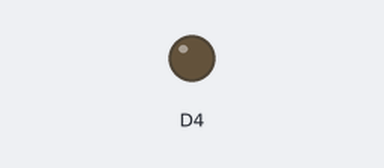
Recording of a sketch running on a simulated ESP8266 (Wemos D1 mini). Shown: output pins drawn as LEDs (lit = HIGH, except the on-board LED, lit = LOW). WiFi joins after 1.5 s; servers stay silent unless stated; what the sketch prints to the serial monitor is not drawn.

Above: at 1.9 s.
At 4.26 s:
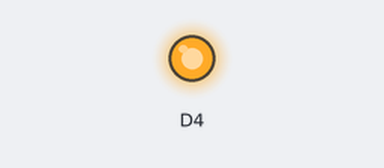
Timing chart, 0 to 4.7 s (numbered marks = the images above):
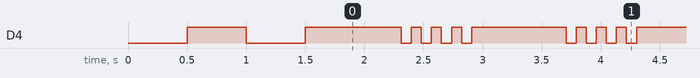

The sketch:

CrashLAB_AutoConnectWithFeedbackLED_OTA_SimpleWebServer.ino
```cpp
#include <ESP8266WiFi.h>          //https://github.com/esp8266/Arduino

//needed for library
#include <DNSServer.h>
#include <ESP8266WebServer.h>
#include <WiFiManager.h>          //https://github.com/tzapu/WiFiManager

#include <ESP8266mDNS.h>
#include <WiFiUdp.h>

#include <ArduinoOTA.h>


const char* apssid = "CrashLAB WeMos D1";
const char* password = "espconfig";
const char* host = "crashlab-wemos-d1";

const char* otapassword = "espconfig";


//for LED status
#include <Ticker.h>
Ticker ticker;

void tick()
{
  //toggle state
  int state = digitalRead(BUILTIN_LED);  // get the current state of GPIO1 pin
  digitalWrite(BUILTIN_LED, !state);     // set pin to the opposite state
}

//gets called when WiFiManager enters configuration mode
void configModeCallback (WiFiManager *myWiFiManager) {
  Serial.println("Entered config mode");
  Serial.println(WiFi.softAPIP());
  //if you used auto generated SSID, print it
  Serial.println(myWiFiManager->getConfigPortalSSID());
  //entered config mode, make led toggle faster
  ticker.attach(0.2, tick);
}

ESP8266WebServer server(80);

void handleNotFound(){
  //digitalWrite(led, 1);
  String message = "File Not Found\n\n";
  message += "URI: ";
  message += server.uri();
  message += "\nMethod: ";
  message += (server.method() == HTTP_GET)?"GET":"POST";
  message += "\nArguments: ";
  message += server.args();
  message += "\n";
  for (uint8_t i=0; i<server.args(); i++){
    message += " " + server.argName(i) + ": " + server.arg(i) + "\n";
  }
  server.send(404, "text/plain", message);
  //digitalWrite(led, 0);
}

void handleRoot() {
  //digitalWrite(led, 1);
  server.send(200, "text/plain", "hello from esp8266!");
  //digitalWrite(led, 0);
}

void setup() {
  // put your setup code here, to run once:
  Serial.begin(115200);

  //set led pin as output
  pinMode(BUILTIN_LED, OUTPUT);
  // start ticker with 0.5 because we start in AP mode and try to connect
  ticker.attach(0.5, tick);

  wifi_station_set_hostname((char *)host);

  //WiFiManager
  //Local intialization. Once its business is done, there is no need to keep it around
  WiFiManager wifiManager;
  //reset settings - for testing
  //wifiManager.resetSettings();

  //set callback that gets called when connecting to previous WiFi fails, and enters Access Point mode
  wifiManager.setAPCallback(configModeCallback);

  //fetches ssid and pass and tries to connect
  //if it does not connect it starts an access point with the specified name
  //and goes into a blocking loop awaiting configuration
  //if (!wifiManager.autoConnect()) {
  if (!wifiManager.autoConnect(apssid, password)) {
    Serial.println("failed to connect and hit timeout");
    //reset and try again, or maybe put it to deep sleep
    ESP.reset();
    delay(1000);
  }

  //if you get here you have connected to the WiFi
  Serial.println("connected...yeey :)");
  ticker.detach();


  // MDNS responder
  if (MDNS.begin(host)) {
    MDNS.addService("http", "tcp", 80);
    Serial.println("MDNS responder started");
  }


  // Port defaults to 8266
  // ArduinoOTA.setPort(8266);

  // Hostname defaults to esp8266-[ChipID]
  ArduinoOTA.setHostname(host);

  // No authentication by default
  //ArduinoOTA.setPassword((const char *)"123");
  ArduinoOTA.setPassword(otapassword);

  ArduinoOTA.onStart([]() {
    Serial.println("Start");
  });
  ArduinoOTA.onEnd([]() {
    Serial.println("\nEnd");
  });
  ArduinoOTA.onProgress([](unsigned int progress, unsigned int total) {
    Serial.printf("Progress: %u%%\r", (progress / (total / 100)));
  });
  ArduinoOTA.onError([](ota_error_t error) {
    Serial.printf("Error[%u]: ", error);
    if (error == OTA_AUTH_ERROR) Serial.println("Auth Failed");
    else if (error == OTA_BEGIN_ERROR) Serial.println("Begin Failed");
    else if (error == OTA_CONNECT_ERROR) Serial.println("Connect Failed");
    else if (error == OTA_RECEIVE_ERROR) Serial.println("Receive Failed");
    else if (error == OTA_END_ERROR) Serial.println("End Failed");
  });
  ArduinoOTA.begin();


  server.on("/", handleRoot);

  server.on("/inline", [](){
    server.send(200, "text/plain", "this works as well");
  });

  server.onNotFound(handleNotFound);

  // HTTP Server
  server.begin(); // Start the HTTP Server
  Serial.println("HTTP server started");
  //MDNS.addService("http", "tcp", 80);
  Serial.printf("Ready! Open http://%s in your browser\n", host);
  Serial.print("Or open http://");
  Serial.print(WiFi.localIP());
  Serial.println("/ in your browser");

}

void loop() {

  // put your main code here, to run repeatedly:

  ArduinoOTA.handle();

  server.handleClient();


  digitalWrite(BUILTIN_LED, HIGH);
  delay(800);
  digitalWrite(BUILTIN_LED, LOW);
  delay(85);
  digitalWrite(BUILTIN_LED, HIGH);
  delay(85);
  digitalWrite(BUILTIN_LED, LOW);
  delay(85);
  digitalWrite(BUILTIN_LED, HIGH);
  delay(85);
  digitalWrite(BUILTIN_LED, LOW);
  delay(85);
  digitalWrite(BUILTIN_LED, HIGH);
  delay(85);
  digitalWrite(BUILTIN_LED, LOW);
  delay(85);

}
```

Measured:
- by itself, D4: repeats every 1.4 s: HIGH 0.81 s, 3 × (LOW 0.09 s, HIGH 0.09 s), LOW 0.09 s
- by itself, everything shown: repeats every 1.4 s, in 4 steps
